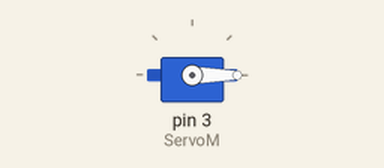
Simulated run of this sketch. Board: Arduino Uno, built with avr-gcc and run on an emulated ATmega328P. Shown: servo.

Above: at 0.05 s.
At 2.4 s:
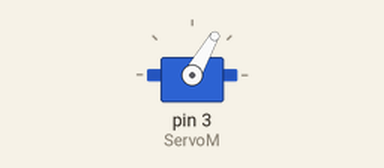
At 4.75 s:
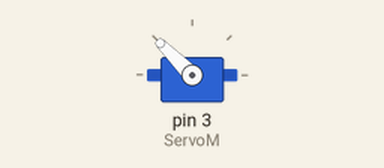
At 9.5 s:
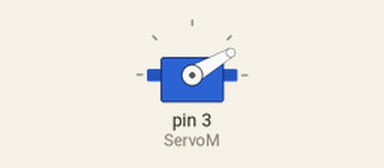
Timing chart, 0 to 13.0 s (numbered marks = the images above):
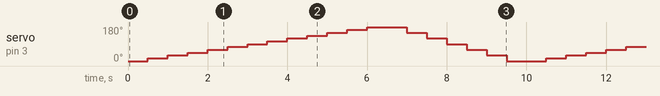

Measured:
- by itself, servo on pin 3 (ServoM): repeats every 10.0 s: 30° 0.50 s, 45° 0.50 s, 60° 0.50 s, 75° 0.50 s, 90° 0.50 s, 105° 0.50 s, 120° 0.50 s, 135° 0.50 s, 150° 0.50 s, 165° 0.50 s, 180° 1.0 s, 150° 0.50 s, 120° 0.50 s, 90° 0.50 s, 60° 0.50 s, 30° 0.50 s, 0° 1.0 s, 15° 0.50 s

The sketch:

Servo_Motor_15__leri_30_geri.ino
```cpp
#include <Servo.h>

Servo ServoM;

void setup() {
  ServoM.attach(3);
}

void loop() {
  for (int ileri = 0 ; ileri <= 180 ; ileri = ileri + 15)
  {
    ServoM.write(ileri);
    delay(500);
  }
  for (int geri = 180 ; geri >= 0 ; geri = geri -30)
  {
    ServoM.write(geri);
    delay(500);
  }

}
```
